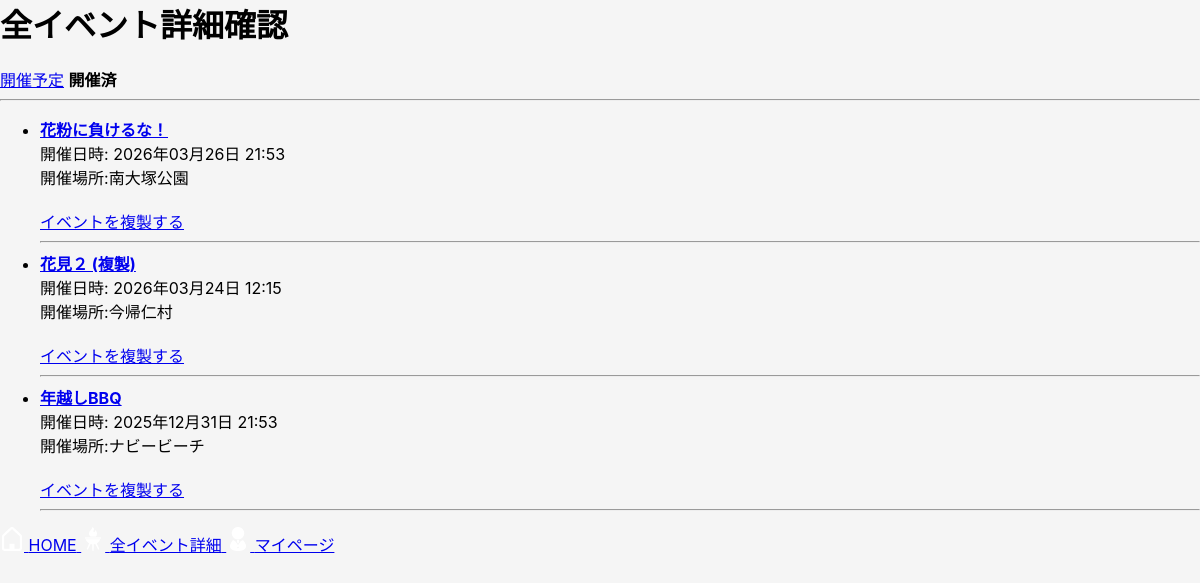
The app's page /events/?status=past (signed in), older data.
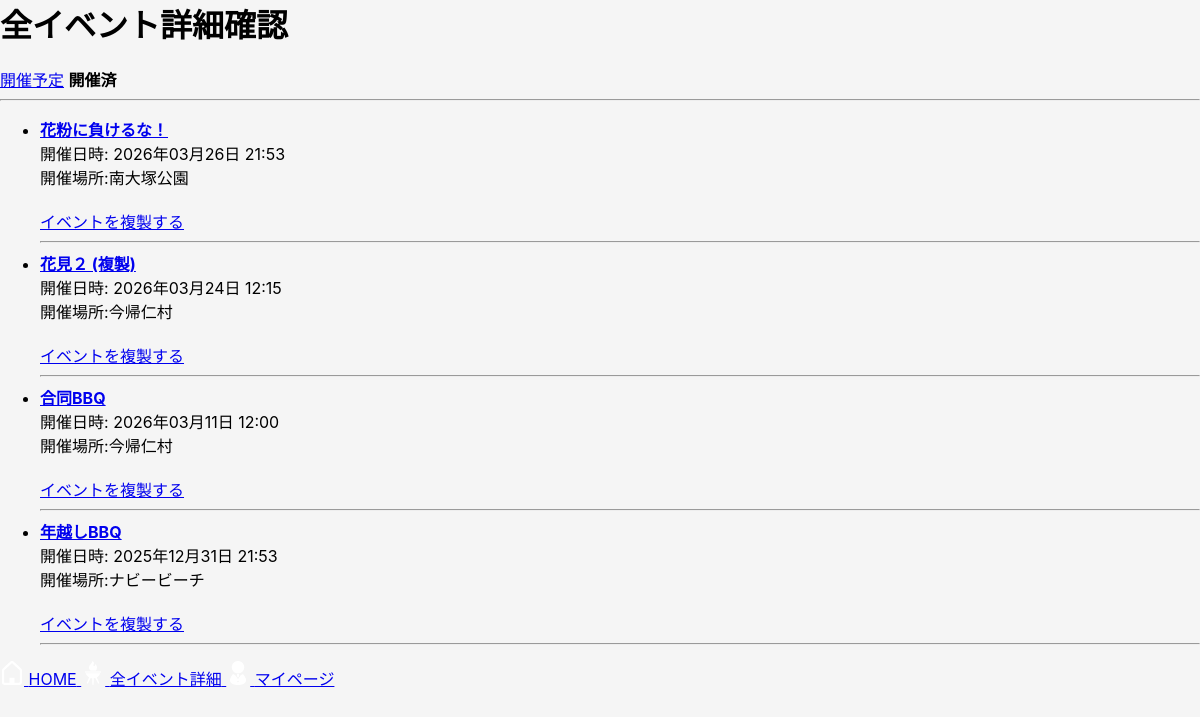
The same page, newer data.
### bbq_app/models.py (models this page shows, shortened)
class Event(models.Model):
    user = models.ForeignKey(settings.AUTH_USER_MODEL, on_delete=models.CASCADE, related_name="events")
    name = models.CharField("イベント名", max_length=30)
    held_at = models.DateTimeField("開催日時", null=True, blank=True)
    location = models.CharField("開催場所", max_length=50, blank=True)
    created_at = models.DateTimeField("作成日時", auto_now_add=True)
    updated_at = models.DateTimeField("更新日時", auto_now=True)

### bbq_app/views.py (the view)
# urls.py: path("events/", views.event_list, name="event_list"),
@login_required
def event_list(request):
    status = request.GET.get("status", "upcoming")
    now = timezone.now()
    qs = Event.objects.filter(user=request.user)
    if status == "past":
        events = qs.filter(held_at__lt=now).order_by("-held_at")
    else:
        events = qs.filter(Q(held_at__gte=now) | Q(held_at__isnull=True)).order_by("held_at")
    return render(request, "bbq_app/event_list.html",{"events":events,"status":status,})

### bbq_app/templates/bbq_app/event_list.html (shortened to what this page needs)
{% extends "bbq_app/base.html" %}
{% block content %}
<h1>全イベント詳細確認</h1>
<div>
    {% if status == "upcoming" %}
        <strong>開催予定</strong>
    {% else %}
        <a href="{% url 'event_list' %}?status=upcoming">開催予定</a>
    {% endif %}
    {% if status == "past" %}
         <strong>開催済</strong>
    {% else %}
        <a href="{% url 'event_list' %}?status=past">開催済</a>
    {% endif %}
</div>
<hr>
<ul>
{% for event in events %}
    <li>
        <strong>
            <a href="{% url 'item_edit' event.id %}">
                {{event.name}}
            </a>
        </strong><br>
        開催日時:
        {% if event.held_at %}
            {{ event.held_at|date:"Y年m月d日 H:i" }}
        {% else %}
            未定
        {% endif %}
        <br>
        開催場所:{{ event.location|default:"未定" }}
        <br><br>
        <a href="{% url 'event_duplicate' event.id %}">イベントを複製する</a>
        <hr>
        </li>
    {% empty %}
        <li>イベントがありません</li>
    {% endfor %}
    </ul>
    {% endblock %}

Row changes from the older to the newer data that the page shows:
added Event: name "合同BBQ", held_at "2026年03月11日 12:00", location "今帰仁村"
